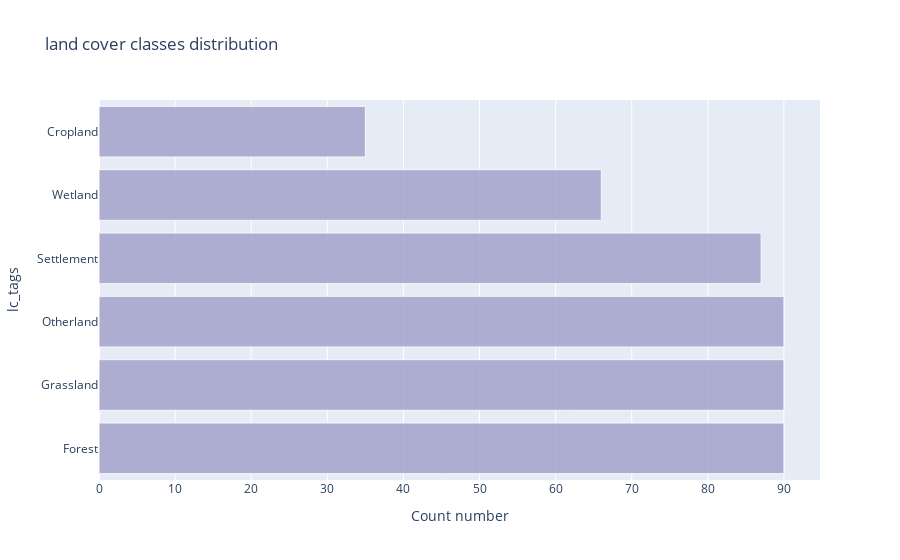

Source (notebook cell):
### Code cell
fig = px.bar(
    lc_df, 
    y="lc_tags", 
    x="multiple", 
    title="land cover classes distribution",
    orientation='h',
    labels={
        "lc_tags" : "lc_tags",
        "multiple" : "Count number"
    },
)
fig.update_traces(
    marker=dict(
        color='rgba(164, 163, 204, 0.85)',
        line=dict(color='rgb(248, 248, 249)', width=1)
    )
)
fig.show()

### Figure 1 — Plotly figure (JSON) as saved in the notebook; plotly's stock layout.template omitted (floating-point values rounded to 4 significant figures)
{"data": [{"alignmentgroup": "True", "hovertemplate": "Count number=%{x}<br>lc_tags=%{y}<extra></extra>", "legendgroup": "", "marker": {"color": "rgba(164, 163, 204, 0.85)", "line": {"color": "rgb(248, 248, 249)", "width": 1}, "pattern": {"shape": ""}}, "name": "", "offsetgroup": "", "orientation": "h", "showlegend": false, "textposition": "auto", "type": "bar", "x": [90, 90, 90, 87, 66, 35], "xaxis": "x", "y": ["Forest", "Grassland", "Otherland", "Settlement", "Wetland", "Cropland"], "yaxis": "y"}], "layout": {"autosize": true, "barmode": "relative", "legend": {"tracegroupgap": 0}, "title": {"text": "land cover classes distribution"}, "xaxis": {"anchor": "y", "autorange": true, "domain": [0, 1], "range": [0, 94.74], "title": {"text": "Count number"}, "type": "linear"}, "yaxis": {"anchor": "x", "autorange": true, "domain": [0, 1], "range": [-0.5, 5.5], "title": {"text": "lc_tags"}, "type": "category"}}}
